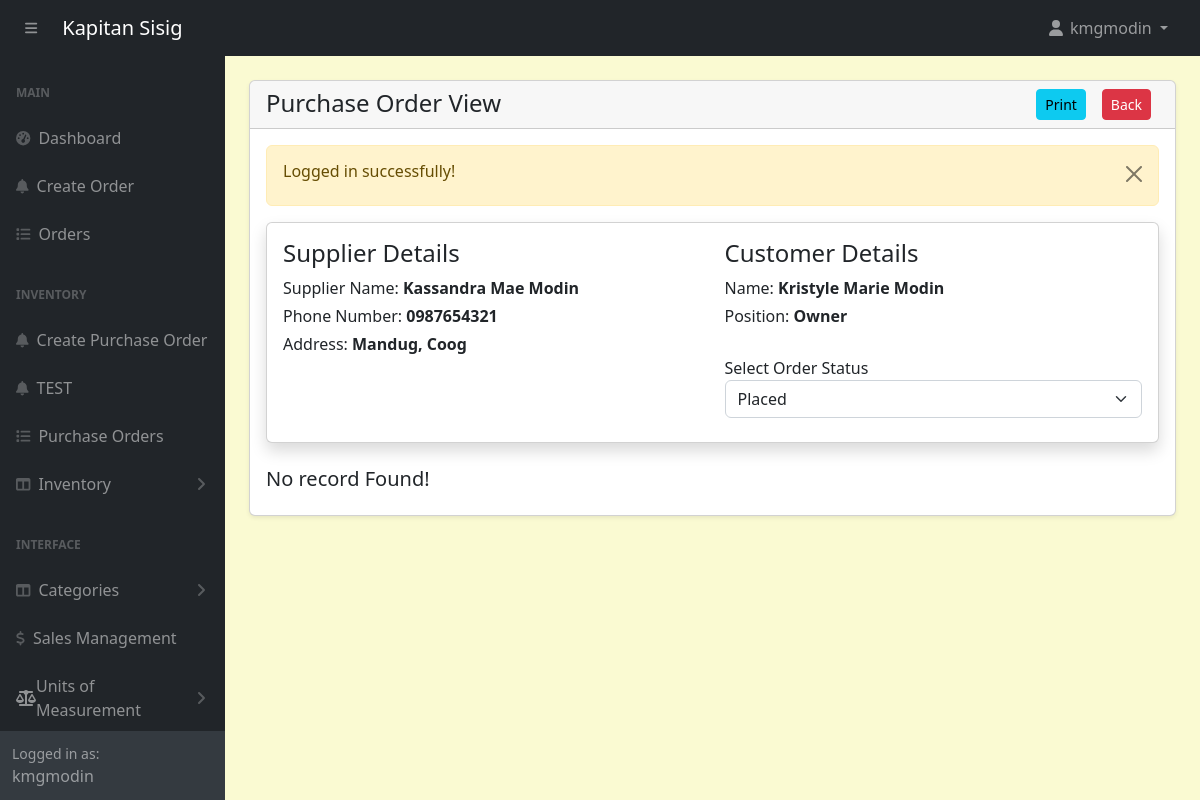
The page /POS-System-KapitanSisig/admin/purchase-order-edit.php?track=000029 (signed in) on the database its author committed.
### tables this page shows
CREATE TABLE `suppliers` (
  `id` int(11) NOT NULL,
  `firstname` varchar(191) NOT NULL,
  `lastname` varchar(191) NOT NULL,
  `phonenumber` varchar(191) NOT NULL,
  `address` varchar(191) NOT NULL
);

CREATE TABLE `purchaseorders` (
  `id` int(11) NOT NULL,
  `customer_id` int(11) NOT NULL,
  `tracking_no` varchar(100) NOT NULL,
  `invoice_no` varchar(100) NOT NULL,
  `total_amount` varchar(100) NOT NULL,
  `order_date` datetime NOT NULL,
  `order_status` enum('Placed','Pending','Delivered','Cancelled') NOT NULL,
  `ingPayment_mode` varchar(100) NOT NULL,
  `order_placed_by_id` varchar(100) NOT NULL,
  `supplierName` varchar(100) NOT NULL
);

### POS-System-KapitanSisig/admin/purchase-order-edit.php (the view, shortened to what this page needs)
<?php include('includes/header.php'); ?>
<div class="container-fluid px-4 pb-4">
    <div class="card mt-4 shadow-sm">
        <div class="card-header">
            <h4 class="mb-0">Purchase Order View
                <a href="purchase-orders.php" class="btn btn-danger mx-2 btn-sm float-end" style="text-decoration: none;">Back</a>
                <a href="purchase-orders-view-print.php?track=<?= $_GET['track'] ?>" class="btn btn-info mx-2 btn-sm float-end">Print</a>
            </h4>
        </div>
        <div class="card-body">
        <form action="purchase-orders-code.php" method="POST" enctype="multipart/form-data">
        <?php
        if(isset($_GET['track'])){
                ?>
                <?php
            $trackingNo = validate($_GET['track']);
            $query = "SELECT po.*
                FROM purchaseOrders po
                WHERE po.tracking_no = '$trackingNo'
                ORDER BY po.id DESC";
            $customerQuery = "SELECT po.*, a.* FROM purchaseOrders po, admins a WHERE
                a.id = po.customer_id AND tracking_no='$trackingNo'
                ORDER BY po.id DESC";
            $orders = mysqli_query($conn, $query);
            $customers = mysqli_query($conn, $customerQuery);
            if($orders){
                if(mysqli_num_rows($orders) > 0){
                    $orderData = mysqli_fetch_assoc($orders);
                    $customerData = mysqli_fetch_assoc($customers);
                    $supplierName = $orderData['supplierName'];
                    $supplier = mysqli_query($conn, "SELECT * FROM suppliers WHERE id = '$supplierName' LIMIT 1");
                    $supplierData = mysqli_fetch_assoc($supplier);
                    ?>
                    <div class="card card-body shadow border-1 mb-4 pb-4">
                        <div class="row">
                            <div class="col-md-6">
                                <h4>Supplier Details</h4>
                                <label class="mb-1">
                                    Supplier Name: <span class="fw-bold"><?= htmlspecialchars($supplierData['firstname'], ENT_QUOTES, 'UTF-8'); ?> <?= htmlspecialchars($supplierData['lastname'], ENT_QUOTES, 'UTF-8'); ?></span>
                                </label>
                                <br/>
                                <label class="mb-1">
                                    Phone Number: <span class="fw-bold"><?= htmlspecialchars($supplierData['phonenumber'], ENT_QUOTES, 'UTF-8'); ?></span>
                                </label>
                                <br/>
                                <label class="mb-1">
                                    Address: <span class="fw-bold"><?= htmlspecialchars($supplierData['address'], ENT_QUOTES, 'UTF-8'); ?></span>
                                </label>
                                <br/>
                                <br/>
                            </div>
                            <div class="col-md-6">
                                <h4>Customer Details</h4>
                                <label class="mb-1">
                                    Name: <span class="fw-bold"><?= htmlspecialchars($customerData['firstname'], ENT_QUOTES, 'UTF-8'); ?> <?= htmlspecialchars($customerData['lastname'], ENT_QUOTES, 'UTF-8'); ?></span>
                                </label>
                                <br/>
                                <label class="mb-1">
                                    Position:
                                    <span class="fw-bold">
                                        <?= $customerData['position'] == 1 ? 'Owner' : 'Employee';?>
                                    </span>
                                </label>
                                <br />
                                <br />
                                <label>Select Order Status</label>
                                    <select id="order_status" name="order_status" class="form-select">
                                        <option value="Placed" <?= $orderData['order_status'] == 'Placed' ? 'selected' : ''; ?>>Placed</option>
                                    </select>
                            </div>
                        </div>
                    </div>
                    <?php
                       $orderItemQuery = "SELECT ii.quantity as orderItemQuantity, ii.price as orderItemPrice, i.name as ingredientName
                       FROM purchaseOrders po
                       JOIN ingredients_items ii ON ii.order_id = po.id
                       JOIN ingredients i ON i.id = ii.ingredient_id
                       WHERE po.tracking_no='$trackingNo'";
                        $orderItemsRes = mysqli_query($conn, $orderItemQuery);
                        if($orderItemsRes){
                            if(mysqli_num_rows($orderItemsRes) > 0){
                                $totalAmount = 0;
                                ?>
                                    <h4 class="my-3">Order Items Details</h4>
                                    <table class="table table-bordered table-striped">
                                        <thead>
                                            <tr>
                                                <th>Ingredient</th>
                                                <th>Price</th>
                                                <th>Quantity</th>
                                                <th>Total</th>
                                            </tr>
                                        </thead>
                                        <tbody>
                                            <?php while($orderItemRow = mysqli_fetch_assoc($orderItemsRes)): ?>
                                                <tr>
                                                    <td width="15%" class="fw-bold text-center">
                                                    <?= $orderItemRow['ingredientName'];?>
                                                    </td>
                                                    <td width="15%" class="fw-bold text-center">
                                                        Php <?= number_format($orderItemRow['orderItemPrice'], 2); ?>
                                                    </td>
                                                    <td width="15%" class="fw-bold text-center">
                                                        <?= $orderItemRow['orderItemQuantity']; ?>
                                                    </td>
                                                    <td width="15%" class="fw-bold text-center">
                                                        Php <?= number_format($orderItemRow['orderItemPrice'] * $orderItemRow['orderItemQuantity'], 2); ?>
                                                    </td>
                                                </tr>
                                                <?php $totalAmount += $orderItemRow['orderItemPrice'] * $orderItemRow['orderItemQuantity']; ?>
                                            <?php endwhile; ?>
                                            <tr>
                                                <td class="text-end fw-bold">Total Price: </td>
                                                <td colspan="3" class="text-end fw-bold">Php <?= number_format($totalAmount, 2); ?></td>
                                            </tr>
                                        </tbody>
                                    </table>
                                <?php
                            }else{
                                echo ' <h5>No record Found!</h5>';
                                return false;
                            }
                        }else{
                            echo ' <h5>No record Found!</h5>';
                            return false;
                        }
                    ?>
                    <?php
                }else{
                    echo ' <h5>No record Found!</h5>';
                    return false;
                }
            }else{
                echo ' <h5>Something Went Wrong!</h5>';
            }
        }
        ?>

### POS-System-KapitanSisig/admin/assets/css/custom.css (style rules this page uses)
body { margin: 0; font-family: system-ui, -apple-system, "Segoe UI", Roboto, "Helvetica Neue", "Noto Sans", "Liberation Sans", Arial, sans-serif; font-size: 1rem; font-weight: 400; line-height: 1.5; color: #212529; text-align: left; background-color: #FAFAD2; -webkit-text-size-adjust: 100%; -webkit-tap-highlight-color: rgba(0, 0, 0, 0); }

### rows shown on the page
suppliers: firstname "Kassandra Mae", lastname "Modin", phonenumber "0987654321", address "Mandug, Coog"
purchaseorders: admins.firstname "Kristyle Marie", admins.lastname "Modin", order_status "Placed"

### other values the page prints
$_SESSION['loggedInUser']['username'] "kmgmodin"
$_SESSION['message'] "Logged in successfully!"
